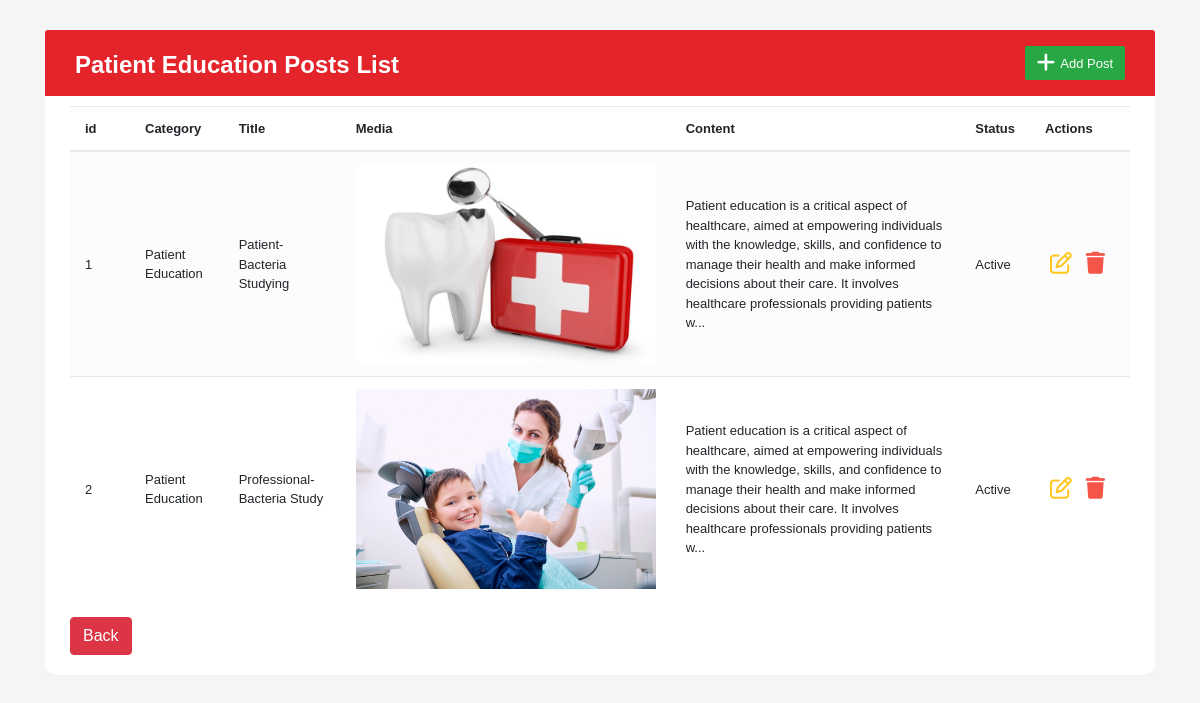
Screenshot of /admin/admin-patient/index.php (signed in) with the database file from the repository.
### tables this page shows
CREATE TABLE `posts` (
  `post_id` int(11) NOT NULL,
  `category_id` int(11) DEFAULT NULL,
  `post_title` varchar(80) DEFAULT NULL,
  `post_content` text DEFAULT NULL,
  `post_created_at` timestamp NOT NULL DEFAULT current_timestamp(),
  `post_updated_at` timestamp NOT NULL DEFAULT current_timestamp() ON UPDATE current_timestamp(),
  `post_is_deleted` tinyint(1) DEFAULT 0,
  CHECK (post_is_deleted BETWEEN 0 AND 1)
);

CREATE TABLE `category` (
  `category_id` int(11) NOT NULL,
  `parent_id` int(11) NOT NULL DEFAULT 0,
  `category_name` varchar(30) DEFAULT NULL,
  `category_description` text DEFAULT NULL,
  `category_is_deleted` tinyint(1) DEFAULT 0,
  CHECK (category_is_deleted BETWEEN 0 AND 1)
);

CREATE TABLE `media` (
  `media_id` int(11) NOT NULL,
  `media_type` varchar(50) DEFAULT NULL,
  `media_path` varchar(255) DEFAULT NULL,
  `media_text` text DEFAULT NULL,
  `media_created_at` timestamp NOT NULL DEFAULT current_timestamp(),
  `media_updated_at` timestamp NOT NULL DEFAULT current_timestamp() ON UPDATE current_timestamp(),
  `media_is_deleted` tinyint(1) DEFAULT 0,
  CHECK (media_is_deleted BETWEEN 0 AND 1)
);

### admin/function.php (called while the page is built, shortened)
<?php
function getPatientAllPosts()
{
    global $conn;
    $sql = "SELECT * FROM posts
    JOIN itemmedia ON posts.post_id = itemmedia.item_id
    JOIN media ON itemmedia.media_id = media.media_id
    JOIN category ON posts.category_id = category.category_id
    WHERE itemmedia.item_type = 'posts' && category.category_id = 2;
    ";
    $stmt = $conn->prepare($sql);
    $stmt->execute();
    $result = $stmt->get_result();
    $rows = $result->fetch_all(MYSQLI_ASSOC);
    return $rows;
}

### admin/admin-patient/index.php (the view, shortened to what this page needs)
<?php
require_once ('../function.php');
$rows=getPatientAllPosts();
?>
<!DOCTYPE html>
<html lang="en">
<head>
    <link rel="stylesheet" href="https://stackpath.bootstrapcdn.com/bootstrap/4.5.0/css/bootstrap.min.css">
    <link rel="stylesheet" href="../style/education.css">
</head>
<body>
<div class="container-xl">
    <div class="table-responsive">
        <div class="table-wrapper">
            <div class="table-title-patient">
                <div class="row">
                    <div class="col-sm-6">
                        <h2><b>Patient Education Posts List</b></h2>
                    </div>
                    <div class="col-sm-6">
                        <a href="add-patient.php" class="btn btn-success" data-toggle="modal"><i class="fa-solid fa-plus"></i> <span>Add Post</span></a>
                    </div>
                </div>
            </div>
            <table class="table table-striped table-hover">
                <thead>
                <tr>
                    <th>id</th>
                    <th>Category</th>
                    <th>Title</th>
                    <th>Media</th>
                    <th>Content</th>
                    <th>Status</th>
                    <th>Actions</th>
                </tr>
                </thead>
                <tbody>
                    <?php $order = 0;
                    foreach($rows as $row) {
                        ?>
                <tr>
                    <td><?php $order++; echo $order;?></td>
                    <td><?php echo htmlspecialchars($row['category_name']); ?></td>
                    <td><?php echo $row['post_title']?></td>
                    <td><?php if ($row['media_type'] == 'image/png' ||  $row['media_type'] == 'image/jpg' || $row['media_type'] == 'image/jpeg'): ?>
                            <img id="current_media" src="<?php echo $row['media_path']; ?>"
                                 alt="Current Media" style="width: 300px; height: auto;">
                        <?php endif; ?>
                    </td>
                    <td>
                        <?php
                        echo substr($row['post_content'], 0, 255);
                         if(strlen($row['post_content']) > 255){
                         echo "...";
                        }
                    ?>
                    </td>
                    <td><?php if($row['post_is_deleted']==1) {
                            echo "Inactive";
                        }else{
                            echo "Active";
                        }
                        ?>
                    </td>
                    <td>
                        <a href="edit-patient.php?post_id=<?php echo $row['post_id'] ?>" class="edit"><i
                                    class="fa-regular fa-pen-to-square"></i></a>
                        <?php if ($row['post_is_deleted'] == 1): ?>
                            <a href="restore-patient.php?post_id=<?php echo $row['post_id'] ?>" class="restore"><i class="fa-solid fa-rotate-left"></i></a>
                        <?php else: ?>
                            <a href="delete-patient.php?post_id=<?php echo $row['post_id'] ?>" class="delete"><i class="fa-solid fa-trash"></i></a>
                        <?php endif; ?>
                    </td>
                </tr>
                <?php } ?>
                </tbody>
            </table>
            <div class="clearfix">
                <a href="../admin-dashboard/index.php" class="btn btn-danger">Back</a>
            </div>
        </div>
    </div>
</div>
</body>

### admin/style/education.css (style rules this page uses)
body { color: #3FB6E0; background: #f5f5f5; font-family: 'Varela Round', sans-serif; font-size: 13px; }
.table-responsive { margin: 30px 0; }
.table-wrapper { background: #fff; padding: 20px 25px; border-radius: 10px; min-width: 1000px; box-shadow: 0 1px 1px rgba(0,0,0,.05); }
.table-title-patient { padding-bottom: 15px; background: #E3242B; color: #fff; padding: 16px 30px; min-width: 100%; margin: -20px -25px 10px; border-radius: 3px 3px 0 0; }
.table-title-patient h2 { margin: 5px 0 0; font-size: 24px; }
.table-title-patient .btn { color: #fff; float: right; font-size: 13px; border: none; min-width: 50px; border-radius: 2px; border: none; outline: none !important; margin-left: 10px; }
.table-title-patient .btn i { float: left; font-size: 21px; margin-right: 5px; }
.table-title-patient .btn span { float: left; margin-top: 2px; }
table.table tr th, table.table tr td { border-color: #e9e9e9; padding: 12px 15px; vertical-align: middle; }
table.table tr th:first-child { width: 60px; }
table.table tr th:last-child { width: 100px; }
table.table-striped tbody tr:nth-of-type(odd) { background-color: #fcfcfc; }
table.table td:last-child i { opacity: 0.9; font-size: 22px; margin: 0 5px; }
table.table td a { font-weight: bold; display: inline-block; text-decoration: none; outline: none !important; }
table.table td a.edit { color: #FFC107; }
table.table td a.delete { color: #F44336; }
table.table td i { font-size: 19px; }

### rows the page displays
posts: category.category_name "Patient Education", post_title "Patient-Bacteria Studying", media.media_path (picture), post_content "Patient education is a critical aspect of healthcare, aimed at empowering individuals with the knowledge, skills, and confidence to manage their health and make informed decisions about their care. It involves healthcare professionals providing patients w", post_is_deleted "Active"
posts: category.category_name "Patient Education", post_title "Professional-Bacteria Study", media.media_path (picture), post_content "Patient education is a critical aspect of healthcare, aimed at empowering individuals with the knowledge, skills, and confidence to manage their health and make informed decisions about their care. It involves healthcare professionals providing patients w", post_is_deleted "Active"
